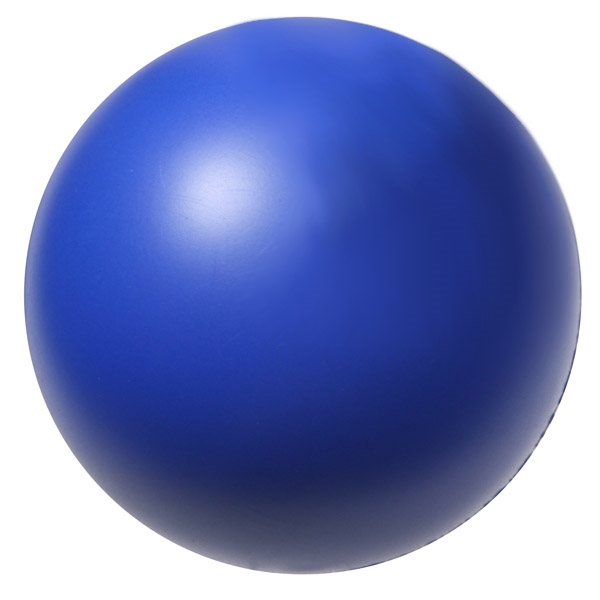
#> input picture vqa initial tests/BALL-BLUE-2.jpg, 600 x 600 px
$ python -i shape_detection.py   (imports and definitions only)
#> lines starting #> are read from the running program, lines starting #| are printed output that depends on the picture; after the words box and inside, x2 and y2 are one past the last pixel; in counts of white or black regions, pixels touching at a corner belong together
import cv2

def detect_shape(image_path):
#> called with image_path = 'vqa initial tests/BALL-BLUE-2.jpg'
    image = cv2.imread(image_path)
#> image is the input picture: shape (600, 600, 3); mean B, G, R 190.6, 135.5, 122.8
    gray = cv2.cvtColor(image, cv2.COLOR_BGR2GRAY)
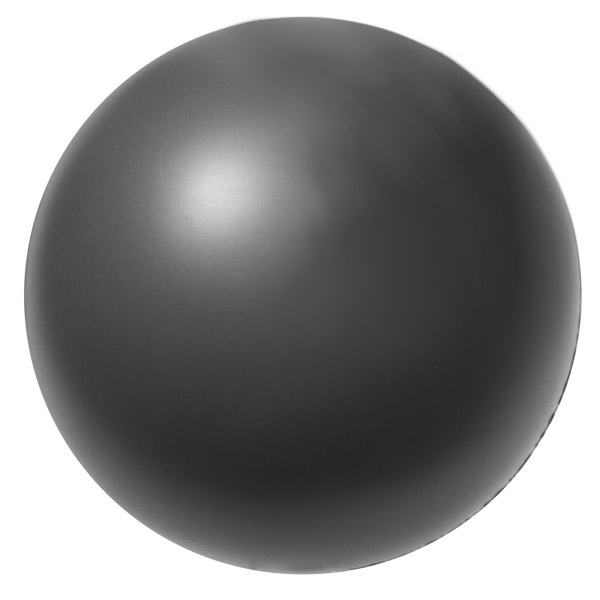
#> gray: shape (600, 600); min 37, max 255, mean 138
    blurred = cv2.GaussianBlur(gray, (5, 5), 0)

    _, thresh = cv2.threshold(blurred, 60, 255, cv2.THRESH_BINARY)
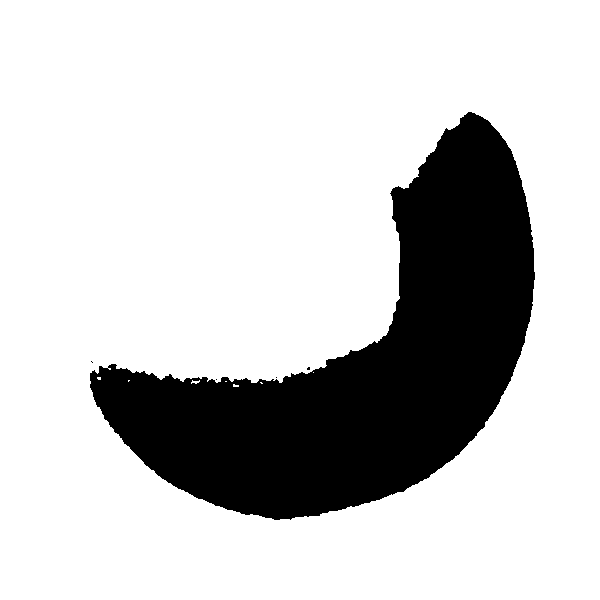
#> thresh: shape (600, 600); 78.8% white; 5 black regions (4 under 20 px), largest, box (x1, y1, x2, y2) and area: (90, 112, 535, 520) 76340
    contours, _ = cv2.findContours(thresh, cv2.RETR_EXTERNAL, cv2.CHAIN_APPROX_SIMPLE)
#> contours = [[[0, 0], [0, 599], [599, 599], [599, 0]]]

    for contour in contours:
        # Approximate contour shape
        approx = cv2.approxPolyDP(contour, 0.04 * cv2.arcLength(contour, True), True)
        shape = "unknown"

        if len(approx) == 3:
            shape = "triangle"
        elif len(approx) == 4:
            shape = "square"  # This can also be a rectangle depending on aspect ratio
        elif len(approx) > 4:
            shape = "circle"

        return shape
#> this loop made 1 pass
#> (approx, shape) on pass 1: ([[0, 0], [0, 599], [599, 599], [599, 0]], 'square')

    return "No shape detected"

>>> result = detect_shape('vqa initial tests/BALL-BLUE-2.jpg')
#> result = 'square'
